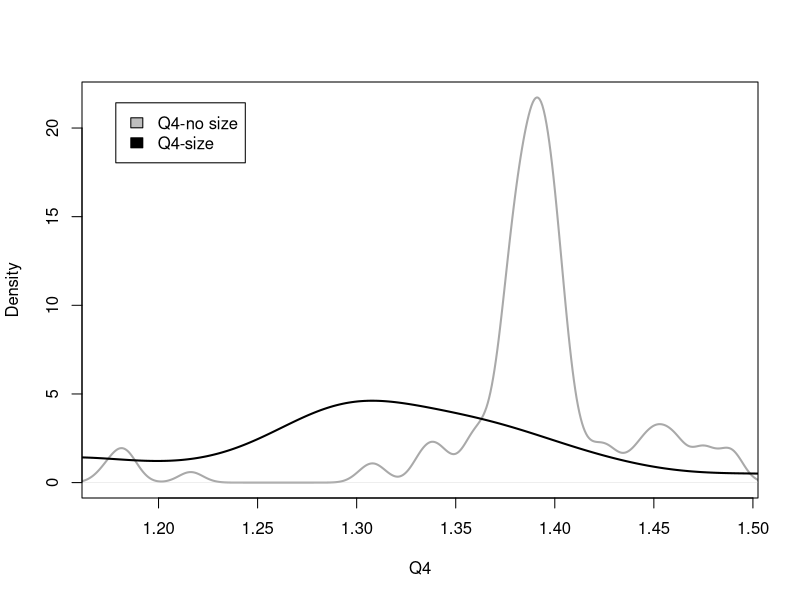
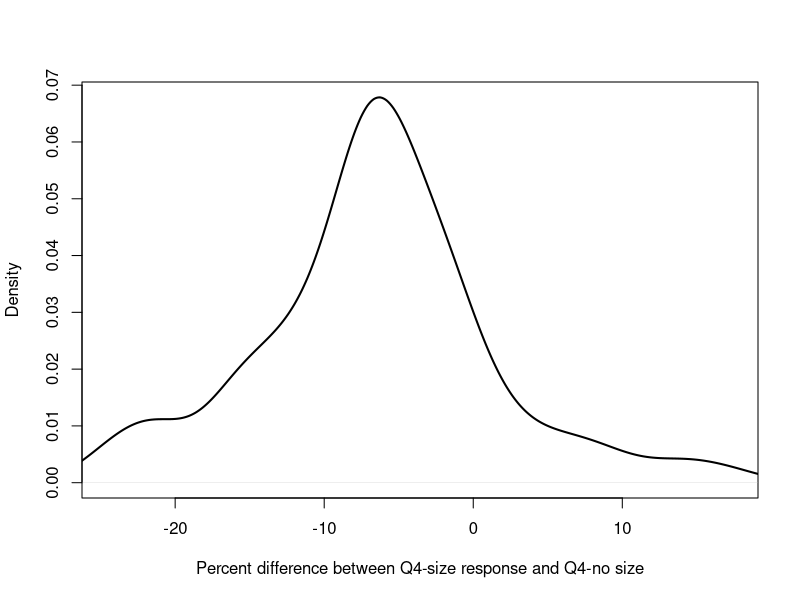
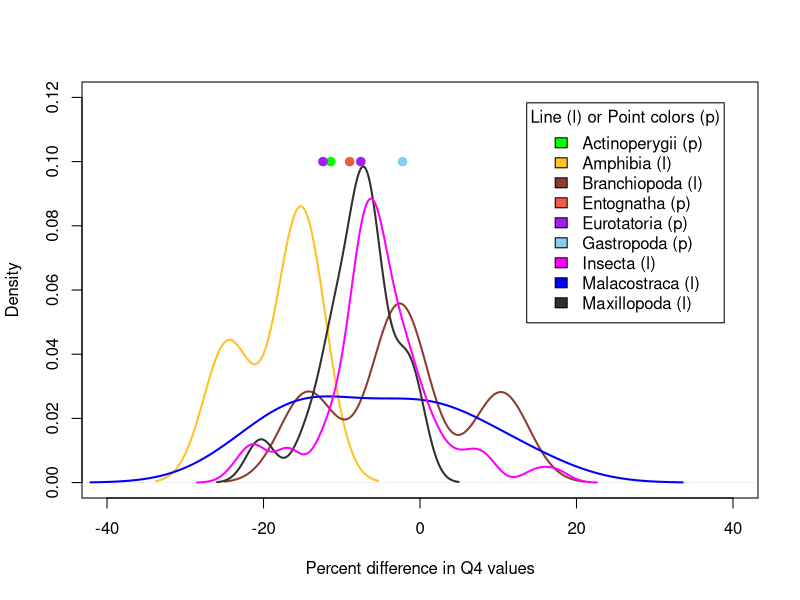
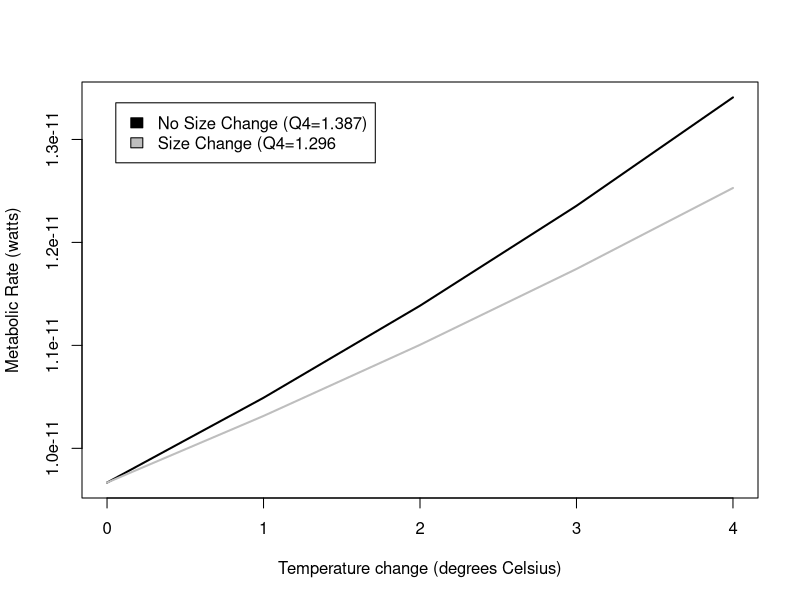
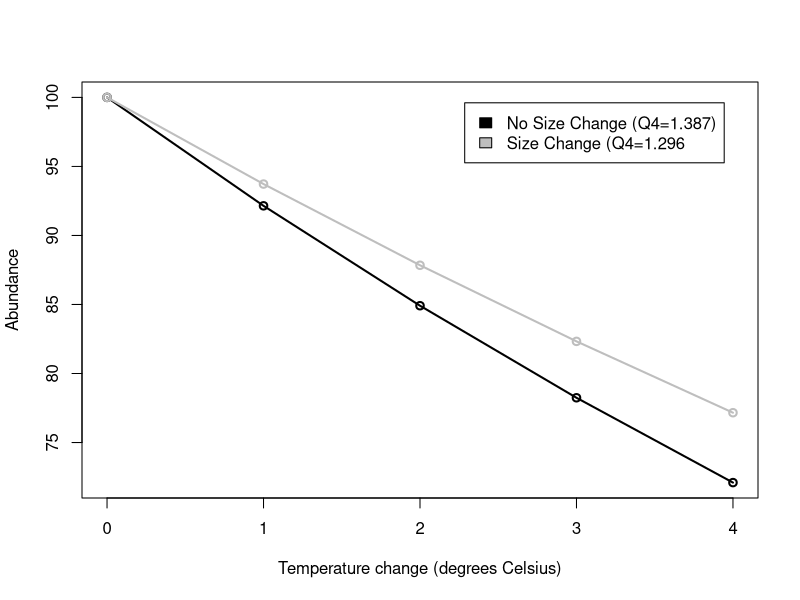
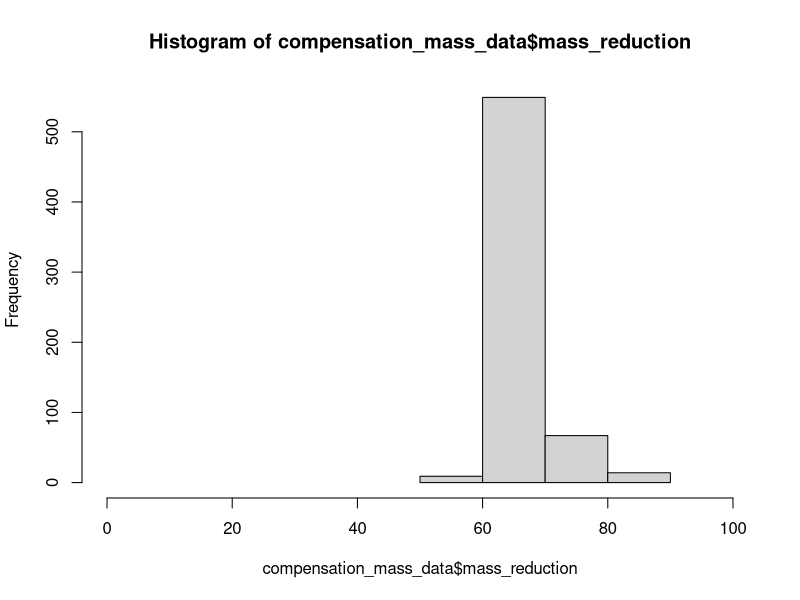
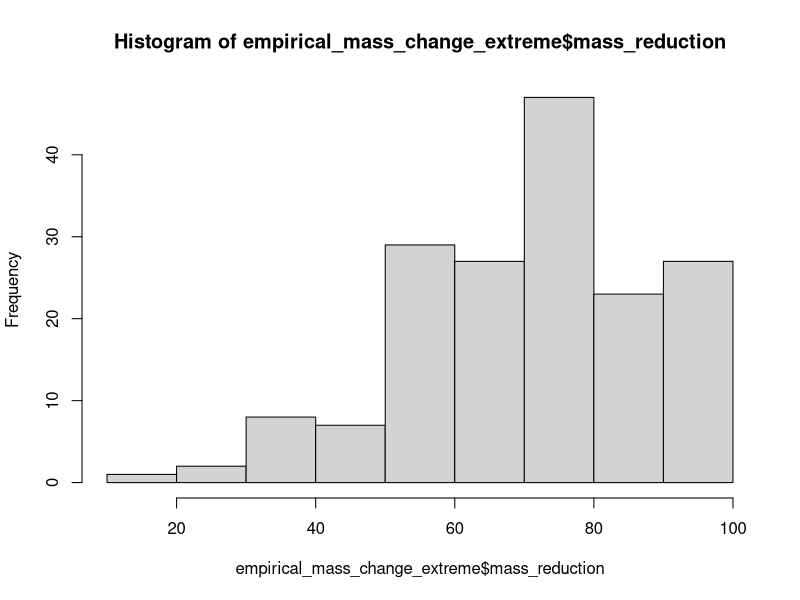
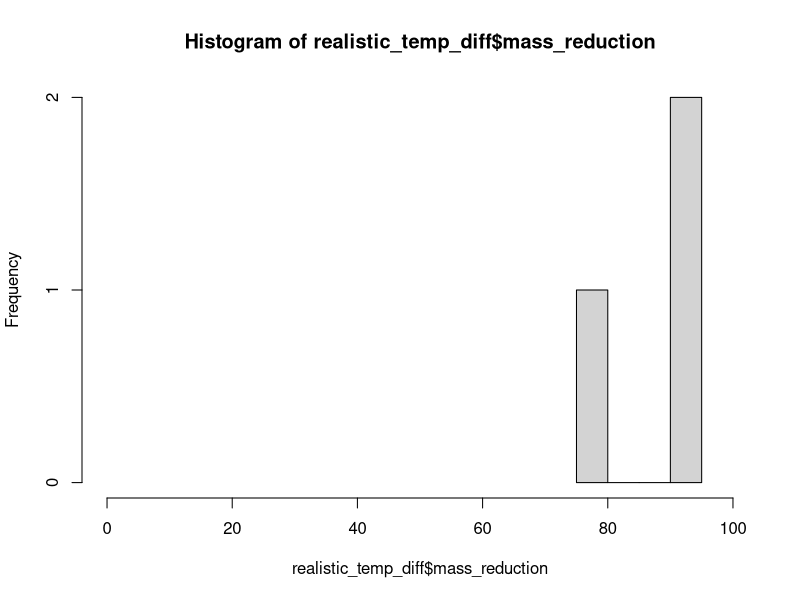

Write the R code that produced these figures, in order.

#--------------CALCULATING EXPONENTS AND ACTIVATION ENERGY FOR METABOLIC EQUATIONS-------------------------------

### For the metabolic rate equation Metabolic Rate = constant * (Mass ^exponent) * e ^ Activation Energy/kt
### This section uses metabolic rate, temperature, and size data to calculated fitted exponent and activation
### energy for the taxonomic classes for which we could find data. 

##-----------------------------ANALYSES WITH MAKRIEVA DATA FOR Branchiopoda Malacostraca and Maxillopoda---------------
MR_data = read.csv("Class_metabolicrates_Makrievadata.csv", stringsAsFactors = FALSE)
Class_list=unique(MR_data$Class)
InvK=1/(273.15+MR_data$TC) #getting all the units correct
Mkg=MR_data$Mg/1000
W=MR_data$qWkg*Mkg
MR_data = cbind(MR_data, InvK, W)

#obtaining class-specific exponents for metabolic rate scaling for Branchiopoda Malacostraca and Maxillopoda
class_slopes=c()
for (current_class in Class_list){
  Class_data=subset(MR_data, MR_data$Class == current_class)
  basic=lm(log(Class_data$W) ~ log(Class_data$Mg) + Class_data$InvK)
  Mslope=basic$coefficients[2]
  Tslope=basic$coefficients[3]
  Ea=Tslope*0.000086
  class_slopes=rbind(class_slopes, c(current_class, Mslope, Tslope, Ea))
}

##-----------------------------ANALYSES WITH WHITE DATA FOR AMPHIBIANS--------------------------------------------
MR_Amphi = read.csv("Whiteetal_Amphibiandata.csv", stringsAsFactors = FALSE)
A_InvK=1/(273.15+MR_Amphi$TC)
A_Mkg=MR_Amphi$Mg/1000
MR_Amphi = cbind(MR_Amphi, A_InvK, A_Mkg)
A_basic=lm(log(MR_Amphi$Watts) ~ log(MR_Amphi$A_Mkg) + MR_Amphi$A_InvK)
Mslope=A_basic$coefficients[2]
Tslope=A_basic$coefficients[3]
Ea=Tslope*0.000086
class_slopes=rbind(class_slopes, c("Amphibia", Mslope, Tslope, Ea))
class_slopes=as.data.frame(class_slopes, stringsAsFactors = FALSE)

##-----------------------------ANALYSES WITH GILLOOLY DATA FOR FISH-----------------------------------------------

#obtaining super-class-specific exponents for metabolic rate scaling in fish
MR_fish = read.csv("gillooly_fish.csv", stringsAsFactors = FALSE)
f_Mkg=MR_fish$Mg/1000
MR_fish = cbind(MR_fish, f_Mkg)
F_basic=lm(log(MR_fish$W) ~ log(MR_fish$f_Mkg) + MR_fish$invK)
Mslope=F_basic$coefficients[2]
Tslope=F_basic$coefficients[3]
Ea=Tslope*0.000086
class_slopes=rbind(class_slopes, c("Actinoperygii", Mslope, Tslope, Ea))
class_slopes=as.data.frame(class_slopes, stringsAsFactors = FALSE)

##----------------CLEANING UP DATAFRAME WITH CLASS-SPECIFIC PARAMETERS FOR METABOLIC EQUATION------------------------

#removing unneccesary column and renaming columns
class_values=class_slopes[c(-3)]
names(class_values)[names(class_values) == "V1"] = "Class"
names(class_values)[names(class_values) == "log(Class_data$Mg)"] = "exponent"
names(class_values)[names(class_values) == "Class_data$InvK"] = "Ea"

##---------------ADDING Insecta VALUES FROM CHOWN AND THEORY VALUES FOR REMAINING CLASSES------------------------------
I_class="Insecta"
other_class=c("Gastropoda","Eurotatoria", "Entognatha")
I_slope=0.75
I_Ea=-0.62
Other_Ea=-0.63
other_values=cbind(I_class,I_slope,I_Ea)
for (current_class in other_class){
  current_values=cbind(current_class,I_slope,Other_Ea)
  other_values=rbind(other_values, current_values)
}

other_values=as.data.frame(other_values)
names(other_values)[names(other_values) == "I_class"] = "Class"
names(other_values)[names(other_values) == "I_slope"] = "exponent"
names(other_values)[names(other_values) == "I_Ea"] = "Ea"
class_values=rbind(class_values, other_values)
class_values1= transform(class_values, exponent = as.numeric(exponent), Ea = as.numeric(Ea))

#----------------------Q10 CALCULATIONS---------------------------------------

TSD_data = read.csv("MTEEcto_data.csv", stringsAsFactors = FALSE, fileEncoding = "latin1")
#stringsAsFactors prevents R from reading strings as factors, which mucks up further analysis
#must re-encode data to properly read in data file

##-------------------EXTRACTING SPECIES AND REPLICATE INFO--------------------

### Within a scientific paper, the body size-temperature study may have replicated
### experiments or have slightly different experiments that were conducted. Each experiment
### is called a replicate and was given a unique identifier in "MTEEcto_data.csv". This 
### section of code extracts information so that each replicate can be analyzed separately

replicate=unique(TSD_data$studyID)
rep_linker=c()

#extracting species and replicate info
for (current_replicate in replicate){
  replicate_data = subset(TSD_data, TSD_data$studyID == current_replicate)
  replicate_species= unique(replicate_data$Species)
  replicate_class=unique(replicate_data$Class)
  rep_linker=rbind(rep_linker, c(current_replicate, replicate_species, replicate_class))
}
rep_linker_sort= rep_linker[order(rep_linker[,2], rep_linker[,1]),]
#write.table(rep_linker_sort, file = "rep_linker.csv", sep = ",", col.names = TRUE)
class_uniquereplicate=unique(rep_linker_sort[,1])

##---------------------------CALCULATING METABOLIC RATES FOR TEMPERATURE/SIZE COMBOS FROM DATA----------------------

### This section pulls out the size-temperature data and metabolic rate parameters for a specific taxonomic class
### It extracts the data from a unique replicate. FOr that replicate it uses the size-temperature data to calculates 
### metabolic rates for the following cases: 1) no size change as temperature increases, 2) size and temperature increase
### as observed in the data. 

MTE_allreps=c()
#unused empty vector?
MTE_allcompare=c()
Classes_all=unique(TSD_data$Class)

for (index_class in Classes_all){
  class_TSD= subset(TSD_data, TSD_data$Class == index_class)
  class_MTE= subset(class_values1, class_values1$Class == index_class)
  class_replicate=unique(class_TSD$studyID)
    
    for (index_replicate in class_replicate){
      MTE_repdata=c()
      current_data= subset (class_TSD, class_TSD$studyID == index_replicate)
      temps=unique(current_data$temp)
 
        for (current_temp in temps){
          min_mass=current_data$mass[current_data$temp==current_temp]
          repeater=length(temps)
          MTE_initial=(min_mass^(class_MTE$exponent))*(exp(((class_MTE$Ea)/(.000086*(current_temp+273.15)))))
          MTE_nochange=min_mass^(class_MTE$exponent)*exp(class_MTE$Ea/(.000086*(temps+273.15)))
          MTE_change=(current_data$mass^(class_MTE$exponent))*(exp(((class_MTE$Ea)/(.000086*(temps+273.15)))))
          rep_vector=c(rep(index_replicate,repeater))
          Tmin_vector=c(rep(current_temp, repeater))
          MTE_repdata=cbind(temps,Tmin_vector, MTE_initial, MTE_nochange, MTE_change)
          MTE_repdata=as.data.frame(MTE_repdata)
          MTE_rep=data.frame(cbind(MTE_repdata, rep_vector), stringsAsFactors=FALSE)
          MTE_allreps=rbind(MTE_allreps, MTE_rep)     
          }
     }
}

temp_diff=MTE_allreps$temps-MTE_allreps$Tmin_vector
MTE_allreps=cbind(MTE_allreps, temp_diff)
warming= subset (MTE_allreps, MTE_allreps$temp_diff > 0) #cleans out decreasing temperature situations

##-----------------CALCULATING AVG REPLICATE Q4 FOR THE GENERATED TEMPERATURE-METABOLIC RATE DATA------------------

### Using the temperature-metabolic rate data generated above and stored in the dataframe 'warming'
### to calculate an average Q4 value for each replicate

Q_nochange=(warming$MTE_nochange/warming$MTE_initial)^(4/warming$temp_diff)
Q_change=(warming$MTE_change/warming$MTE_initial)^(4/warming$temp_diff) 
Q_diff=100*((Q_change/Q_nochange)-1)

Q_file=c()
Q_file=cbind(warming, Q_nochange, Q_change, Q_diff)
#write.table(Q_file, file = "ClassQ_file.csv", sep = ",", col.names = TRUE)
#END RAW DATAFILE CREATION

#Average Q for each study
rep_avgs=c()
for (unique_rep in class_uniquereplicate){
  rep_subset= subset (Q_file, Q_file$rep_vector == unique_rep) 
  #sp_name= rep_linker_sort[,2][ which (rep_linker_sort[,1] == unique_rep),]
  sp_name= subset(rep_linker_sort, rep_linker_sort[,1] == unique_rep,)
  avg_Q_nochange=mean(rep_subset$Q_nochange)
  avg_Q_change=mean(rep_subset$Q_change)
  rep_avgs=rbind(rep_avgs, c(unique_rep, avg_Q_nochange,avg_Q_change, sp_name))
}
 rep_avgs_1=  as.data.frame(rep_avgs, stringsAsFactors = FALSE)
 rep_avgs_2= transform(rep_avgs_1, V2 = as.numeric(V2), V3 = as.numeric(V3))
write.table(rep_avgs_2, file = "class_rep_avgs_2.csv", sep = ",", col.names = TRUE)


##---------------------------AVERAGE Q4 FOR EACH SPECIES-------------------------------------------

### If more than one replicate for a species, calculates an average across the replciates so that
### each species only has one resulting datapoint

Q_1=c()
species=unique(rep_avgs_2$V5)
for (current_sp in species){
  sp_subset= subset (rep_avgs_2, rep_avgs_2$V5 == current_sp) 
  sp_class=unique(sp_subset[,6])
  sp_Q_nochange=mean(sp_subset[,2])
  sp_Q_change=mean(sp_subset[,3])
  Q_1=rbind(Q_1, c(current_sp, sp_class, sp_Q_nochange, sp_Q_change))
}

Q_2=  as.data.frame(Q_1, stringsAsFactors = FALSE)
Q_sp= transform(Q_2, V3 = as.numeric(V3), V4 = as.numeric(V4))
Q_diff=100*((Q_sp$V4/Q_sp$V3)-1)
ClassQ_sp=cbind(Q_sp, Q_diff)
ClassQ_sp=ClassQ_sp[order(ClassQ_sp[,2], ClassQ_sp[,1]),]
ClassQ_sp=  as.data.frame(ClassQ_sp, stringsAsFactors = FALSE)

names(ClassQ_sp)[names(ClassQ_sp) == "V1"] = "Species"
names(ClassQ_sp)[names(ClassQ_sp) == "V2"] = "Class"
names(ClassQ_sp)[names(ClassQ_sp) == "V3"] = "Q4_noTSR"
names(ClassQ_sp)[names(ClassQ_sp) == "V4"] = "Q4_TSR"
ClassQ_sp= transform(ClassQ_sp, Q_diff = as.numeric(Q_diff))
write.table(ClassQ_sp, file = "ClassQ_sp.csv", sep = ",", col.names = TRUE)

#-------------------------SUMMARY STATS AND GRAPHS -------------------------
mean_Q4noTSR=mean(ClassQ_sp$Q4_noTSR)
mean_Q4TSR=mean(ClassQ_sp$Q4_TSR)
t.test(ClassQ_sp$Q4_noTSR,ClassQ_sp$Q4_TSR, paired=TRUE )
mean_Qdiff=mean(ClassQ_sp$Q_diff)

Qdiff.gt10=subset(ClassQ_sp, ClassQ_sp$Q_diff > 10)
Qdiff.lt10=subset(ClassQ_sp, ClassQ_sp$Q_diff < -10)
Qdiff.lt15=subset(ClassQ_sp, ClassQ_sp$Q_diff < -15)
Qdiff.lt20=subset(ClassQ_sp, ClassQ_sp$Q_diff < -20)
num.sp.gt.10.Qdiff=length(Qdiff.gt10$Q_diff)
num.sp.lt.10.Qdiff=length(Qdiff.lt10$Q_diff)
num.sp.lt.15.Qdiff=length(Qdiff.lt15$Q_diff)
num.sp.lt205.Qdiff=length(Qdiff.lt20$Q_diff)
num.sp=length(ClassQ_sp$Q_diff)

#graph of TSR and no TSR distributions - all classes pooled
yes_range=range(ClassQ_sp$Q4_noTSR)
plot(density(ClassQ_sp$Q4_noTSR), xlim = yes_range, main="", col="dark grey", lwd=2, 
    xlab="Q4")
lines(density(ClassQ_sp$Q4_TSR), lwd=2)
legend("topleft", inset=.05, c("Q4-no size", "Q4-size"), fill=c("grey", "black"))

#graph of percent change in Q4 - all classes pooled
yes_range=range(ClassQ_sp$Q_diff)
plot(density(ClassQ_sp$Q_diff), xlim = yes_range, main="", col="black", lwd=2, 
    xlab="Percent difference between Q4-size response and Q4-no size")

#Class-specific graph and results
Actinoperygii=subset(ClassQ_sp, ClassQ_sp$Class == "Actinoperygii")
Amphibia=subset(ClassQ_sp, ClassQ_sp$Class == "Amphibia")
Branchiopoda =subset(ClassQ_sp, ClassQ_sp$Class == "Branchiopoda")
Insecta =subset(ClassQ_sp, ClassQ_sp$Class == "Insecta")
Malacostraca=subset(ClassQ_sp, ClassQ_sp$Class == "Malacostraca")
Maxillopoda=subset(ClassQ_sp, ClassQ_sp$Class == "Maxillopoda")
Gastropoda=subset(ClassQ_sp, ClassQ_sp$Class == "Gastropoda")
Eurotatoria=subset(ClassQ_sp, ClassQ_sp$Class == "Eurotatoria")
Entognatha=subset(ClassQ_sp, ClassQ_sp$Class == "Entognatha")

Q_diff_range=c(-40,40)
y_range=c(0,.12)
plot(density(Amphibia$Q_diff), xlim=Q_diff_range, ylim=y_range, lwd=2, main="", col="goldenrod1",  
    xlab="Percent difference in Q4 values")
lines(density(Branchiopoda$Q_diff), lwd=2, col="coral4")
lines(density(Malacostraca$Q_diff),lwd=2, col="blue" )
lines(density(Maxillopoda$Q_diff), lwd=2, col="grey19")
lines(density(Insecta$Q_diff), lwd=2, col="magenta")
points(Gastropoda$Q_diff, .1, lwd=2, col="skyblue", pch=19)
points(Actinoperygii$Q_diff, .1, lwd=2, col="green", pch=19)
points(Eurotatoria$Q_diff, c(.1, .1), lwd=2, col="purple", pch=19)
points(Entognatha$Q_diff, .1, lwd=2, col="tomato2", pch=19)

legend("topright", inset=.05, title="Line (l) or Point colors (p)",c("Actinoperygii (p)", "Amphibia (l)", 
  "Branchiopoda (l)","Entognatha (p)", "Eurotatoria (p)","Gastropoda (p)","Insecta (l)", "Malacostraca (l)", "Maxillopoda (l)"), 
  fill=c("green", "goldenrod1", "coral4", "tomato2", "purple", "skyblue", "magenta", "blue", "grey19" ),)

Qdiff_Amphibia=mean(Amphibia$Q_diff)
Qdiff_Branchiopoda=mean(Branchiopoda$Q_diff)
Qdiff_Malacostraca=mean(Malacostraca$Q_diff)
Qdiff_Maxillopoda=mean(Maxillopoda$Q_diff)
Qdiff_Insecta=mean(Insecta$Q_diff)
Qdiff_Gastropoda=mean(Gastropoda$Q_diff)
Qdiff_Actinoperygii=mean(Actinoperygii$Q_diff)
Qdiff_Eurotatoria=mean(Eurotatoria$Q_diff)
Qdiff_Entognatha=mean(Entognatha$Q_diff)

#Exemplar graph for metabolic rate differences using Drosphila
Dmelano=subset(warming, warming$rep_vector == "TM61D")
DM_tmin=min(Dmelano$Tmin_vector)
DM_initialR1_1=Dmelano$MTE_initial[Dmelano$Tmin_vector == DM_tmin]
DM_initialR1=unique(DM_initialR1_1)

x=seq(0,4, 1)
plot(x, DM_initialR1*(1.387^(x/4)), type="l", lwd=2, xlab="Temperature change (degrees Celsius)",
     ylab="Metabolic Rate (watts)")
lines(x, DM_initialR1*(1.296^(x/4)), col="gray",lwd=2)
legend("topleft", inset=.05, c("No Size Change (Q4=1.387)", "Size Change (Q4=1.296"), fill=c("black", "gray"))

R2_TSR=DM_initialR1*(1.296^(x/4))
R2_noTSR=DM_initialR1*(1.387^(x/4))
Initial_N=100
Initial_E=Initial_N*DM_initialR1

N_TSR=Initial_E/R2_TSR
N_noTSR=Initial_E/R2_noTSR
N.data=cbind(x, R2_TSR, R2_noTSR, N_TSR, N_noTSR)
N.data= transform(N.data, x = as.numeric(x))

plot(N.data$x, N.data$N_noTSR, type="o", lwd=2, xlab="Temperature change (degrees Celsius)",
     ylab="Abundance")
lines(N.data$x, N.data$N_TSR, type="o", lwd=2, col="gray")
legend("topright", inset=.05, c("No Size Change (Q4=1.387)", "Size Change (Q4=1.296"), fill=c("black", "gray"))

                      
##-----------------CALCULATE COMPENSATION BODY MASS----------------------------------

### Using metabolic rates for initial mass and temperature, which have already ("MTE_initial") 
### been calculated, to determine what mass each species would need to be to compensate for a
### 3*C increase in temperature. 


#create dataframe containing initial temp & mass rows for each replicate with calculated
# metabolic rate from warming data frame
compensation_mass_calcs = unique(warming[,c("rep_vector", "Tmin_vector", "MTE_initial")])
colnames(compensation_mass_calcs) = c("rep_vector", "initial_temp", "initial_MetRate")

#add original data to new dataframe
compensation_mass_data = merge(compensation_mass_calcs, TSD_data, by.x=c("rep_vector", "initial_temp"), 
                               by.y=c("studyID", "temp"))
names(compensation_mass_data)[names(compensation_mass_data) == "mass"] = "initial_mass"
compensation_mass_data = compensation_mass_data[order(compensation_mass_data$Species),]

#add increased temperature to dataframe
compensation_mass_data$comp_temp = compensation_mass_data$initial_temp + 3

#add class-specific exponent and activation energy (from class_values1) to dataframe
getting_class_values = class_values1[match(compensation_mass_data$Class, class_values1$Class),]
compensation_mass_data = cbind(compensation_mass_data, getting_class_values$exponent, getting_class_values$Ea)
names(compensation_mass_data)[names(compensation_mass_data) == "getting_class_values$exponent"] = "class_exponent"
names(compensation_mass_data)[names(compensation_mass_data) == "getting_class_values$Ea"] = "class_Ea"

#calculate compensation mass using rearranged MTE equation
compensation_mass_data$comp_mass = (compensation_mass_data$initial_MetRate / 
                                  (exp(compensation_mass_data$class_Ea / (.00008617 * 
                                  (compensation_mass_data$comp_temp + 273.15))))) ^ (1 / 
                                  compensation_mass_data$class_exponent)

#determine difference between initial mass and compensation mass (should be positive)
compensation_mass_data$mass_diff = compensation_mass_data$initial_mass - compensation_mass_data$comp_mass

#determine what percent of initial mass the compensation mass is
#see CompMassTest.xls for test of first replicate
#why are these all basically the same number? in 60%ish range; maybe driven by class exponent & Ea?
compensation_mass_data$mass_reduction = (compensation_mass_data$comp_mass / 
                                           compensation_mass_data$initial_mass) * 100
hist(compensation_mass_data$mass_reduction, breaks=2, xlim=c(0,100))

#attempt to compare mass reduction percents for each class
insect_class = compensation_mass_data[compensation_mass_data$Class == "Insecta",]

#histograms for each class' mass reduction
pdf("ClassMassReduction.pdf")
par(mfrow=c(3,3))

for (current_class in class_values1$Class){
  class_subset = subset(compensation_mass_data, compensation_mass_data$Class == current_class)
  hist(class_subset$mass_reduction, xlim=c(50,90), main=NULL)
  mtext(paste("Class:", class_subset$Class))
}

dev.off()

# #figures to compare initial and compensation masses
# #plot(rownames(compensation_mass_data), compensation_mass_data$initial_mass)
# initial_mass_hist = hist(compensation_mass_data$initial_mass)
# comp_mass_hist = hist(compensation_mass_data$comp_mass)
# plot(initial_mass_hist, breaks=seq(0,1000,by=20), col=rgb(0,0,1,1/4))
# plot(comp_mass_hist, breaks=seq(0,1000,by=20), col=rgb(1,0,0,1/4), add=T)

#averaging of compensation masses and comparison metrics

##-------------EMPIRICAL MASS CHANGES FOR EXTREME TEMP CHANGES------------------

# Calculate mass reduction for most extreme temperature changes in each of the 
# replicates to determine what magnitude of mass change is biologically feasible


# Get lowest and highest temperatures (and then corresponding masses) for each replicate
empirical_mass_change_extreme = c()
for(current_replicate in replicate){
  single_replicate = subset(TSD_data, TSD_data$studyID == current_replicate)
  highest_temperature = subset(single_replicate, single_replicate$temp == max(single_replicate$temp))
  lowest_temperature = subset(single_replicate, single_replicate$temp == min(single_replicate$temp))
  empirical_mass_change_extreme = rbind(empirical_mass_change_extreme, c(current_replicate, highest_temperature$temp, highest_temperature$mass, lowest_temperature$temp, lowest_temperature$mass))
}

# Necessary changes to make dataframe useful
empirical_mass_change_extreme = data.frame(empirical_mass_change_extreme)
names(empirical_mass_change_extreme) = c("studyID", "highest_temp", "highest_temp_mass", "lowest_temp", "lowest_temp_mass")
empirical_mass_change_extreme[,c("highest_temp", "highest_temp_mass", "lowest_temp", "lowest_temp_mass")] = as.numeric(as.character(unlist(empirical_mass_change_extreme[,c("highest_temp", "highest_temp_mass", "lowest_temp", "lowest_temp_mass")])))

# Get temperature difference between high and low temps for each replicate
empirical_mass_change_extreme$temp_difference = empirical_mass_change_extreme$highest_temp - empirical_mass_change_extreme$lowest_temp

# Get mass reduction value for each replicate, with any increase in body size resulting in null
empirical_mass_change_extreme$mass_reduction = (empirical_mass_change_extreme$highest_temp_mass / empirical_mass_change_extreme$lowest_temp_mass) * 100
empirical_mass_change_extreme$mass_reduction[empirical_mass_change_extreme$mass_reduction >= 100] = NA
hist(empirical_mass_change_extreme$mass_reduction)

# Create histogram for each of 3 temp difference categories:
#   Realistic range: 0-4 degrees
#   Low range: 0-10 degrees
#   Medium range: 10-20 degrees
#   High range: 20-30 degrees
realistic_temp_diff = subset(empirical_mass_change_extreme, empirical_mass_change_extreme$temp_difference <= 4)
low_temp_diff = subset(empirical_mass_change_extreme, empirical_mass_change_extreme$temp_difference < 10)
med_temp_diff = subset(empirical_mass_change_extreme, (10 <= empirical_mass_change_extreme$temp_difference) & (empirical_mass_change_extreme$temp_difference < 20))
high_temp_diff = subset(empirical_mass_change_extreme, empirical_mass_change_extreme$temp_difference >= 20)

hist(realistic_temp_diff$mass_reduction, xlim = c(0,100))
hist(low_temp_diff$mass_reduction, xlim = c(0,100))
hist(med_temp_diff$mass_reduction, xlim = c(0,100))
hist(high_temp_diff$mass_reduction, xlim = c(0,100))


##-------------EMPIRICAL MASS CHANGES FOR REALISTIC TEMP CHANGES--------------

# Calculate mass reduction for as many realistic temperature changes (i.e., 3*) 
# as there are in all of the replicates to determine what magnitude of mass change
# is realistic

# Turn unique row names into column in original dataset
TSD_data = data.frame(as.numeric(rownames(TSD_data)), TSD_data)
colnames(TSD_data)[1] = "row_names"

# Find all temperatures pairs, with unique identifiers, that differ by 3 degrees in each replicate
all_combinations = c()
for(current_replicate in replicate){
  single_replicate = subset(TSD_data, TSD_data$studyID == current_replicate)
  single_replicate_temps_combos = combn(single_replicate$temp, 2)
  single_replicate_temps_combos = t(single_replicate_temps_combos)
  single_replicate_masses_combos = combn(single_replicate$mass, 2)
  single_replicate_masses_combos = t(single_replicate_masses_combos)
  single_replicate_combos = cbind(single_replicate_temps_combos, single_replicate_masses_combos)
  single_replicate_combos = data.frame(single_replicate_combos)
  single_replicate_combos = cbind(current_replicate, single_replicate_combos)
  all_combinations = rbind(all_combinations, single_replicate_combos)
}

# Remove temperature pairs that differ by anything other than 3*
names(all_combinations) = c("studyID", "lower_temp", "higher_temp", "lower_temp_mass", "higher_temp_mass")
all_combinations$temp_diff = all_combinations$higher_temp - all_combinations$lower_temp
empirical_mass_change_realistic = subset(all_combinations, all_combinations$temp_diff == 3)

# Calculate mass reduction for realistic temperature change (i.e., 3*), replacing values over 100 w/ NA
empirical_mass_change_realistic$mass_reduction = (empirical_mass_change_realistic$higher_temp_mass / empirical_mass_change_realistic$lower_temp_mass) * 100
empirical_mass_change_realistic$mass_reduction[empirical_mass_change_realistic$mass_reduction >= 100] = NA
realistic_histogram = hist(empirical_mass_change_realistic$mass_reduction, breaks=3, xlim = c(0,100))
realistic_histogram$breaks
realistic_histogram$counts
(realistic_histogram$counts / sum(realistic_histogram$counts)) * 100

# Compare empirical realistic temperature change mass reduction to theoretical
theoretical_histogram = hist(compensation_mass_data$mass_reduction, breaks=2, xlim=c(0,100))
theoretical_histogram$breaks
theoretical_histogram$counts
(theoretical_histogram$counts / sum(theoretical_histogram$counts)) * 100
